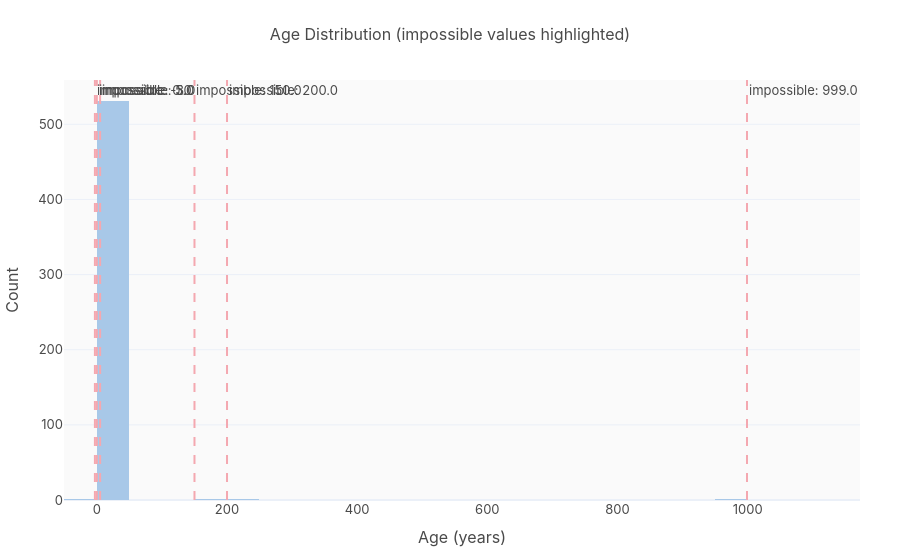

The cell this chart's notebook holds for it:
### Markdown cell above
### 5.1 age — Impossible values

6 impossible ages found: −3, 0, 5, 150, 200, 999. The mean (23.8) is artificially inflated; the median (21) reflects the true center.

### Code cell
age_vals = pd.to_numeric(df["age"], errors="coerce")
impossible_ages = age_vals[(age_vals < 16) | (age_vals > 60)].dropna()

print(f"Impossible age values: {sorted(impossible_ages.unique().tolist())}")
print(f"Rows affected: {len(impossible_ages)}")
print(f"Mean (raw): {age_vals.mean():.2f}  |  Median: {age_vals.median():.1f}  |  Std: {age_vals.std():.2f}")

fig = go.Figure(go.Histogram(x=age_vals, nbinsx=50, marker_color=PALETTE["primary"]))
for a in impossible_ages.unique():
    fig.add_vline(x=a, line_dash="dash", line_color="#F4A8B0",
                  annotation_text=f"impossible: {a}")
styled(fig, "Age Distribution (impossible values highlighted)")
fig.update_xaxes(title_text="Age (years)")
fig.update_yaxes(title_text="Count")
fig.show()

### Figure 1 — Plotly figure (JSON) as saved in the notebook; plotly's stock layout.template omitted (floating-point values rounded to 4 significant figures; data arrays with more than 128 entries replaced by an {"elided": "..."} marker saying what was removed)
{"data": [{"marker": {"color": "#A8C8E8"}, "nbinsx": 50, "type": "histogram", "x": {"elided": "535 float values"}}], "layout": {"annotations": [{"showarrow": false, "text": "impossible: 150.0", "x": 150, "xanchor": "left", "xref": "x", "y": 1, "yanchor": "top", "yref": "y domain"}, {"showarrow": false, "text": "impossible: 999.0", "x": 999, "xanchor": "left", "xref": "x", "y": 1, "yanchor": "top", "yref": "y domain"}, {"showarrow": false, "text": "impossible: 0.0", "x": 0, "xanchor": "left", "xref": "x", "y": 1, "yanchor": "top", "yref": "y domain"}, {"showarrow": false, "text": "impossible: 200.0", "x": 200, "xanchor": "left", "xref": "x", "y": 1, "yanchor": "top", "yref": "y domain"}, {"showarrow": false, "text": "impossible: 5.0", "x": 5, "xanchor": "left", "xref": "x", "y": 1, "yanchor": "top", "yref": "y domain"}, {"showarrow": false, "text": "impossible: -3.0", "x": -3, "xanchor": "left", "xref": "x", "y": 1, "yanchor": "top", "yref": "y domain"}], "font": {"color": "#4A4A4A", "family": "Inter, Arial, sans-serif", "size": 13}, "margin": {"b": 60, "l": 60, "r": 40, "t": 80}, "paper_bgcolor": "#FFFFFF", "plot_bgcolor": "#FAFAFA", "shapes": [{"line": {"color": "#F4A8B0", "dash": "dash"}, "type": "line", "x0": 150, "x1": 150, "xref": "x", "y0": 0, "y1": 1, "yref": "y domain"}, {"line": {"color": "#F4A8B0", "dash": "dash"}, "type": "line", "x0": 999, "x1": 999, "xref": "x", "y0": 0, "y1": 1, "yref": "y domain"}, {"line": {"color": "#F4A8B0", "dash": "dash"}, "type": "line", "x0": 0, "x1": 0, "xref": "x", "y0": 0, "y1": 1, "yref": "y domain"}, {"line": {"color": "#F4A8B0", "dash": "dash"}, "type": "line", "x0": 200, "x1": 200, "xref": "x", "y0": 0, "y1": 1, "yref": "y domain"}, {"line": {"color": "#F4A8B0", "dash": "dash"}, "type": "line", "x0": 5, "x1": 5, "xref": "x", "y0": 0, "y1": 1, "yref": "y domain"}, {"line": {"color": "#F4A8B0", "dash": "dash"}, "type": "line", "x0": -3, "x1": -3, "xref": "x", "y0": 0, "y1": 1, "yref": "y domain"}], "title": {"font": {"color": "#4A4A4A", "size": 16}, "text": "Age Distribution (impossible values highlighted)", "x": 0.5, "xanchor": "center"}, "xaxis": {"title": {"text": "Age (years)"}}, "yaxis": {"title": {"text": "Count"}}}}
